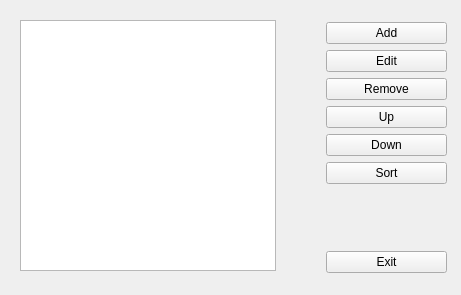
<?xml version="1.0" encoding="UTF-8"?>
<ui version="4.0">
 <class>MainWindow</class>
 <widget class="QMainWindow" name="MainWindow">
  <property name="geometry">
   <rect>
    <x>0</x>
    <y>0</y>
    <width>461</width>
    <height>295</height>
   </rect>
  </property>
  <property name="windowTitle">
   <string>MainWindow</string>
  </property>
  <widget class="QWidget" name="centralwidget">
   <widget class="QListWidget" name="listWidget">
    <property name="geometry">
     <rect>
      <x>20</x>
      <y>20</y>
      <width>256</width>
      <height>251</height>
     </rect>
    </property>
   </widget>
   <widget class="QWidget" name="">
    <property name="geometry">
     <rect>
      <x>326</x>
      <y>22</y>
      <width>121</width>
      <height>251</height>
     </rect>
    </property>
    <layout class="QVBoxLayout" name="verticalLayout">
     <item>
      <widget class="QPushButton" name="btn_add">
       <property name="text">
        <string>Add</string>
       </property>
      </widget>
     </item>
     <item>
      <widget class="QPushButton" name="btn_edit">
       <property name="text">
        <string>Edit</string>
       </property>
      </widget>
     </item>
     <item>
      <widget class="QPushButton" name="btn_remove">
       <property name="text">
        <string>Remove</string>
       </property>
      </widget>
     </item>
     <item>
      <widget class="QPushButton" name="btn_up">
       <property name="text">
        <string>Up</string>
       </property>
      </widget>
     </item>
     <item>
      <widget class="QPushButton" name="btn_down">
       <property name="text">
        <string>Down</string>
       </property>
      </widget>
     </item>
     <item>
      <widget class="QPushButton" name="btn_sort">
       <property name="text">
        <string>Sort</string>
       </property>
      </widget>
     </item>
     <item>
      <spacer name="verticalSpacer">
       <property name="orientation">
        <enum>Qt::Vertical</enum>
       </property>
       <property name="sizeHint" stdset="0">
        <size>
         <width>20</width>
         <height>40</height>
        </size>
       </property>
      </spacer>
     </item>
     <item>
      <widget class="QPushButton" name="btn_exit">
       <property name="text">
        <string>Exit</string>
       </property>
      </widget>
     </item>
    </layout>
   </widget>
  </widget>
 </widget>
 <resources/>
 <connections/>
</ui>
